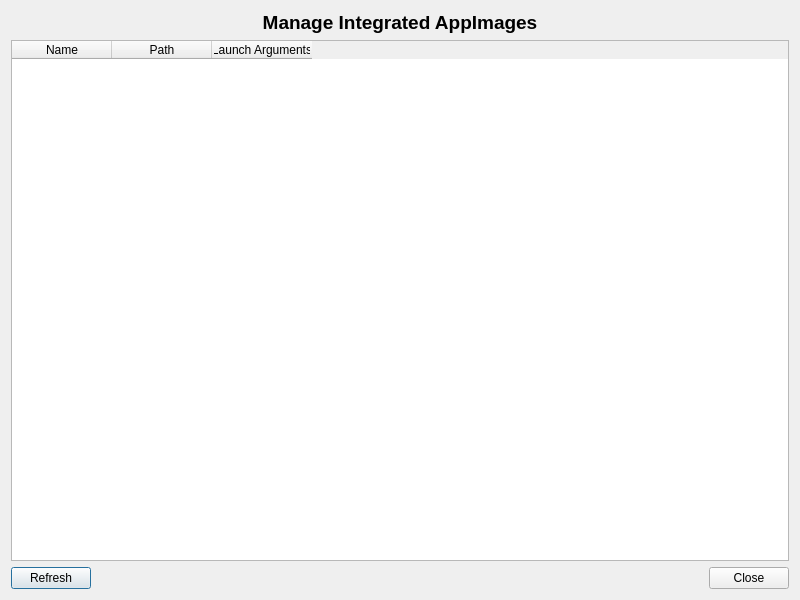
<?xml version="1.0" encoding="UTF-8"?>
<ui version="4.0">
 <class>AppImageManager</class>
 <widget class="QDialog" name="AppImageManager">
  <property name="geometry">
   <rect>
    <x>0</x>
    <y>0</y>
    <width>800</width>
    <height>600</height>
   </rect>
  </property>
  <property name="windowTitle">
   <string>AppImage Manager</string>
  </property>
  <layout class="QVBoxLayout" name="verticalLayout">
   <item>
    <widget class="QLabel" name="titleLabel">
     <property name="text">
      <string>Manage Integrated AppImages</string>
     </property>
     <property name="alignment">
      <set>Qt::AlignCenter</set>
     </property>
     <property name="font">
      <font>
       <pointsize>14</pointsize>
       <weight>75</weight>
       <bold>true</bold>
      </font>
     </property>
    </widget>
   </item>
   <item>
    <widget class="QTableWidget" name="appImageTable">
     <property name="selectionBehavior">
      <enum>QAbstractItemView::SelectRows</enum>
     </property>
     <property name="contextMenuPolicy">
      <enum>Qt::CustomContextMenu</enum>
     </property>
     <column>
      <property name="text">
       <string>Name</string>
      </property>
     </column>
     <column>
      <property name="text">
       <string>Path</string>
      </property>
     </column>
     <column>
      <property name="text">
       <string>Launch Arguments</string>
      </property>
     </column>
    </widget>
   </item>
   <item>
    <layout class="QHBoxLayout" name="buttonLayout">
     <item>
      <widget class="QPushButton" name="refreshButton">
       <property name="text">
        <string>Refresh</string>
       </property>
       <property name="icon">
        <iconset theme="view-refresh"/>
       </property>
      </widget>
     </item>
     <item>
      <spacer name="horizontalSpacer">
       <property name="orientation">
        <enum>Qt::Horizontal</enum>
       </property>
       <property name="sizeHint" stdset="0">
        <size>
         <width>40</width>
         <height>20</height>
        </size>
       </property>
      </spacer>
     </item>
     <item>
      <widget class="QPushButton" name="closeButton">
       <property name="text">
        <string>Close</string>
       </property>
      </widget>
     </item>
    </layout>
   </item>
  </layout>
 </widget>
 <resources/>
 <connections>
  <connection>
   <sender>closeButton</sender>
   <signal>clicked()</signal>
   <receiver>AppImageManager</receiver>
   <slot>accept()</slot>
   <hints>
    <hint type="sourcelabel">
     <x>720</x>
     <y>580</y>
    </hint>
    <hint type="destinationlabel">
     <x>400</x>
     <y>300</y>
    </hint>
   </hints>
  </connection>
 </connections>
</ui>
